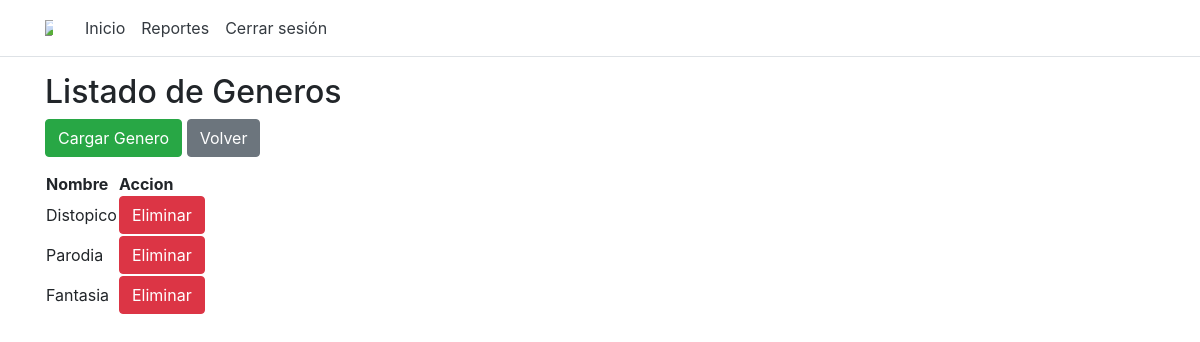
The app's page /listGeneros/ (signed in) with its own data.
### app/models.py (models this page shows, shortened)
class Genero(models.Model):
    id = models.AutoField(primary_key=True)
    nombre = models.CharField(max_length=50,unique=True)

### app/views.py (the view)
# urls.py: path('listGeneros/', views.listGeneros),
def listGeneros(request):
    generos = Genero.objects.all()
    return render(request, "admin/listOfGeneros.html", {'generos': generos})

### app/models.py (called while the page is built)
    @property
    def is_active(self):
        return self.active

    @property
    def is_superuser(self):
        return self.superuser

### app/templates/admin/listOfGeneros.html (shortened to what this page needs)
{% extends 'default/layout.html' %}
{% block admin %}
<h2>Listado de Generos</h2>
<div class="btn-group" role="group" aria-label="Basic example">
<form method="get" action="/createGenero">
    <button class="btn btn-success" type="submit">Cargar Genero</button>
  </form>
<form method="get" action="/inicio">
    <button class="btn btn-secondary" type="submit">Volver</button>
</form>
</div>
<table>
    <thead>
        <tr>
            <th>Nombre</th>
            <th>Accion</th>
        </tr>
    </thead>
    <tbody>
        {% for genero in generos %}
        <tr>
            <td>{{ genero.nombre }}</td>
            <td><a class="btn btn-danger" role="button" href="/deleteGenero/{{ genero.id }}"
          onClick="return confirm('¿Seguro que quieres borrar a {{genero.nombre}}?');">
            Eliminar</a></td>
        </tr>
        {% endfor %}
    </tbody>
</table>
{% endblock %}

### records on screen
Genero: nombre "Distopico"
Genero: nombre "Parodia"
Genero: nombre "Fantasia"
